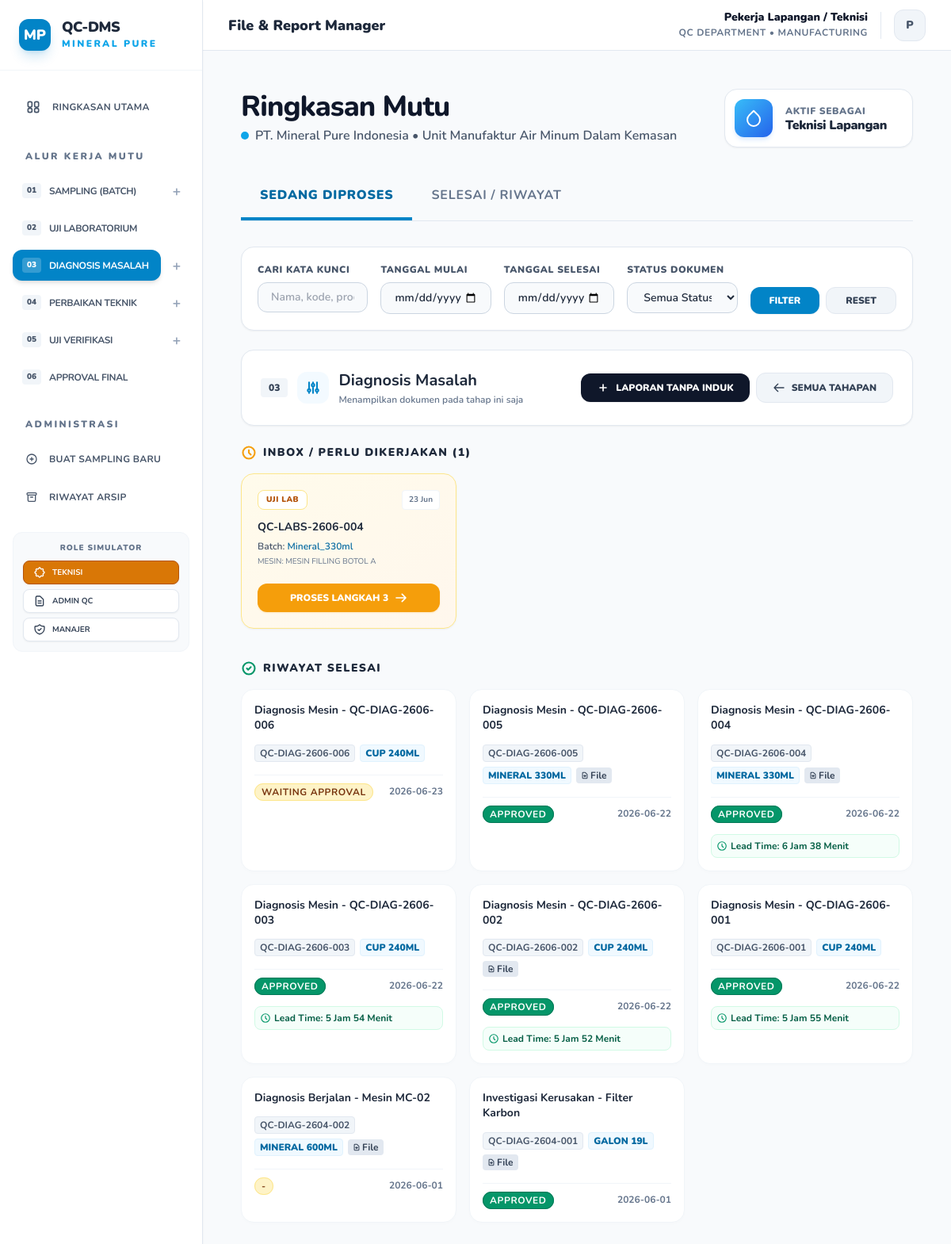
The page /index.php?filter=step3 on the database its author committed.
### tables this page shows
CREATE TABLE documents (
        id INTEGER PRIMARY KEY AUTOINCREMENT,
        no_dokumen TEXT UNIQUE,
        nama_dokumen TEXT,
        produk TEXT,
        jenis TEXT,
        tanggal TEXT,
        inspector TEXT,
        machine_id TEXT,
        admin_entry_name TEXT,
        status TEXT,
        status_mutu TEXT DEFAULT 'Passed',
        approval_status TEXT DEFAULT 'Waiting Approval',
        approved_by TEXT,
        link TEXT,
        deskripsi TEXT,
        folder_path TEXT,
        parent_doc_id INTEGER,
        ph TEXT,
        tds TEXT,
        kekeruhan TEXT,
        created_at DATETIME,
        approved_at DATETIME,
        archived_at DATETIME
    , file_path TEXT, external_link TEXT);

### index.php (the view, shortened to what the rows shown need)
<?php
require 'db.php';
$filter = $_GET['filter'] ?? null;
$status_filter = $_GET['status_filter'] ?? null;
$query = "SELECT * FROM documents WHERE 1=1";
$params = [];
if ($status_filter === 'Approved') {
    $query .= " AND (approval_status = 'Approved' OR status = 'Archived')";
} elseif ($status_filter === 'Pending') {
    $query .= " AND (status = 'Pending' OR approval_status = 'Waiting Approval')";
} elseif ($status_filter === 'Hold') {
    $query .= " AND (status = 'Hold' OR approval_status = 'Hold')";
} else {
    if ($filter == 'step6') {
        $query .= " AND status NOT IN ('Rejected')";
    } else {
        $query .= " AND status NOT IN ('Archived', 'Rejected')";
    }
}
if ($filter == 'waiting') {
    $query .= " AND approval_status = 'Waiting Approval'";
} elseif ($filter == 'step1') {
    $query .= " AND jenis = 'Catatan_Batch'";
} elseif ($filter == 'step2') {
    $query .= " AND jenis = 'Uji_Lab'";
} elseif ($filter == 'step3') {
    $query .= " AND jenis = 'Diagnosis_Mesin'";
} elseif ($filter == 'step4') {
    $query .= " AND jenis = 'Laporan_Perbaikan'";
} elseif ($filter == 'step5') {
    $query .= " AND jenis = 'Uji_Ulang'";
} elseif ($filter == 'step6') {
    $query .= " AND jenis = 'Approval_Manager'";
}
$query .= " ORDER BY tanggal DESC, id DESC";
$stmt = $pdo->prepare($query);
$stmt->execute($params);
$files = $stmt->fetchAll(PDO::FETCH_ASSOC);
$jenis_to_step = [
    'Catatan_Batch' => 'step1',
    'Uji_Lab' => 'step2',
    'Diagnosis_Mesin' => 'step3',
    'Laporan_Perbaikan' => 'step4',
    'Uji_Ulang' => 'step5',
    'Approval_Manager' => 'step6'
];
$pipeline_data = [
    'step1' => [],
    'step2' => [],
    'step3' => [],
    'step4' => [],
    'step5' => [],
    'step6' => []
];
foreach ($files as $file) {
    $s_key = $jenis_to_step[$file['jenis']] ?? null;
    if ($s_key) {
        $pipeline_data[$s_key][] = $file;
    }
}
?>
<!DOCTYPE html>
<html lang="id">
<head>
    <script src="https://cdn.tailwindcss.com"></script>
</head>
<body class="antialiased">
    <?php include 'sidebar.php'; ?>
    <div class="p-4 max-w-7xl mx-auto">
        <div class="mb-8 flex flex-col md:flex-row justify-between items-start md:items-center gap-6">
            <div>
                <h1 class="text-3xl md:text-4xl font-extrabold tracking-tight text-slate-900">Ringkasan Mutu</h1>
            </div>
        </div>
        <?php if ($filter && $filter !== 'waiting'):
            $step_info = $steps_config[$filter] ?? null;
            $step_files = $pipeline_data[$filter] ?? [];
        ?>
            <div class="mb-6 bg-white p-6 rounded-2xl border border-slate-200 shadow-sm flex flex-col sm:flex-row justify-between items-start sm:items-center gap-4">
                <div class="flex items-center gap-3">
                    <div>
                        <h2 class="text-xl font-bold text-slate-800"><?= $step_info['title'] ?></h2>
                    </div>
                </div>
            </div>
            <div class="grid grid-cols-1 md:grid-cols-2 lg:grid-cols-3 gap-4 mb-16">
                <?php if (empty($step_files)): ?>
                    <div class="col-span-full py-16 text-center bg-white rounded-2xl border border-slate-200 p-8">
                        <svg class="w-12 h-12 text-slate-300 mx-auto mb-3" fill="none" stroke="currentColor" viewBox="0 0 24 24" xmlns="http://www.w3.org/2000/svg">
                            <path stroke-linecap="round" stroke-linejoin="round" stroke-width="2" d="M9 12h6m-6 4h6m2 5H7a2 2 0 01-2-2V5a2 2 0 012-2h5.586a1 1 0 01.707.293l5.414 5.414a1 1 0 01.293.707V19a2 2 0 01-2 2z"></path>
                        </svg>
                        <p class="text-sm font-black text-slate-400 uppercase tracking-wider">Tidak ada dokumen di tahap ini</p>
                    </div>
                <?php else: ?>
                    <?php foreach ($step_files as $file): ?>
                        <?= renderDocumentCard($file, $pdo) ?>
                    <?php endforeach; ?>
                <?php endif; ?>
            </div>
        <?php endif; ?>
    </main>
    </div>
    </div>
</body>
</html>
<?php
function renderDocumentCard($file, $pdo) {
    ?>
    <a href="view.php?id=<?= $file['id'] ?>" class="doc-card">
        <p class="font-bold text-slate-800 text-sm leading-snug hover:text-sky-600 transition-colors">
            <?= htmlspecialchars($file['nama_dokumen']) ?>
        </p>
        <div class="flex flex-wrap items-center gap-1.5 mt-1.5">
            <span class="text-xs font-mono font-bold text-slate-600 bg-slate-100 px-1.5 py-0.5 rounded border border-slate-200">
                <?= htmlspecialchars($file['no_dokumen']) ?>
            </span>
            <span class="text-xs font-black text-sky-700 bg-sky-50 px-1.5 py-0.5 rounded uppercase border border-sky-100">
                <?= str_replace('_', ' ', $file['produk']) ?>
            </span>
            <?php if (!empty($file['file_path'])): ?>
                <span class="text-xs font-bold bg-slate-200 text-slate-700 px-1.5 py-0.5 rounded flex items-center gap-0.5">
                    File
                </span>
            <?php endif; ?>
        </div>
        <div class="flex items-center justify-between gap-2 mt-2 pt-2 border-t border-slate-100">
            <div>
                <?php
                if ($file['jenis'] == 'Diagnosis_Mesin' || $file['jenis'] == 'Approval_Manager') {
                    $status_app = $file['approval_status'] ?? 'Waiting Approval';
                    if ($status_app == 'Approved') {
                        $bg_class = 'bg-emerald-600 text-white border-emerald-700';
                    } elseif ($status_app == 'Rejected') {
                        $bg_class = 'bg-rose-600 text-white border-rose-700';
                    } elseif ($status_app == 'Hold') {
                        $bg_class = 'bg-amber-500 text-white border-amber-600';
                    } else {
                        $bg_class = 'bg-amber-100 text-amber-900 border-amber-200';
                    }
                    echo "<span class='px-2 py-0.5 border rounded-full text-xs font-bold uppercase tracking-wider $bg_class'>$status_app</span>";
                    $badge_shown = true;
                }
                ?>
            </div>
            <span class="text-xs font-bold text-slate-500">
                <?= htmlspecialchars($file['tanggal']) ?>
            </span>
        </div>
        <?php if ($file['jenis'] == 'Approval_Manager' && !empty($file['approved_at'])): ?>
            <div class="mt-1.5 p-1.5 bg-emerald-50/50 rounded-lg text-xs font-bold text-emerald-800 border border-emerald-100 flex items-center gap-1">
                <svg class="w-3.5 h-3.5 text-emerald-600 flex-shrink-0" fill="none" stroke="currentColor" viewBox="0 0 24 24" xmlns="http://www.w3.org/2000/svg">
                    <path stroke-linecap="round" stroke-linejoin="round" stroke-width="2" d="M12 8v4l3 3m6-3a9 9 0 11-18 0 9 9 0 0118 0z"></path>
                </svg>
                <span>Downtime: <?= getRepairDowntime($file, $pdo) ?></span>
            </div>
        <?php elseif (!empty($file['approved_at'])): ?>
            <div class="mt-1.5 p-1.5 bg-emerald-50/50 rounded-lg text-xs font-bold text-emerald-800 border border-emerald-100 flex items-center gap-1">
                <svg class="w-3.5 h-3.5 text-emerald-600 flex-shrink-0" fill="none" stroke="currentColor" viewBox="0 0 24 24" xmlns="http://www.w3.org/2000/svg">
                    <path stroke-linecap="round" stroke-linejoin="round" stroke-width="2" d="M12 8v4l3 3m6-3a9 9 0 11-18 0 9 9 0 0118 0z"></path>
                </svg>
                <span>Lead Time: <?= formatLeadTime($file['created_at'], $file['approved_at']) ?></span>
            </div>
        <?php endif; ?>
    </a>
    <?php
    return ob_get_clean();
}
?>

### rows shown on the page
documents: nama_dokumen "Diagnosis Mesin - QC-DIAG-2606-006", no_dokumen "QC-DIAG-2606-006", produk "CUP 240ML", approval_status "WAITING APPROVAL", tanggal "2026-06-23"
documents: nama_dokumen "Diagnosis Mesin - QC-DIAG-2606-005", no_dokumen "QC-DIAG-2606-005", produk "MINERAL 330ML", shows "File", approval_status "APPROVED", tanggal "2026-06-22"
documents: nama_dokumen "Diagnosis Mesin - QC-DIAG-2606-004", no_dokumen "QC-DIAG-2606-004", produk "MINERAL 330ML", shows "File", approval_status "APPROVED", tanggal "2026-06-22", created_at+approved_at "6 Jam 38 Menit"
documents: nama_dokumen "Diagnosis Mesin - QC-DIAG-2606-003", no_dokumen "QC-DIAG-2606-003", produk "CUP 240ML", approval_status "APPROVED", tanggal "2026-06-22", created_at+approved_at "5 Jam 54 Menit"
documents: nama_dokumen "Diagnosis Mesin - QC-DIAG-2606-002", no_dokumen "QC-DIAG-2606-002", produk "CUP 240ML", shows "File", approval_status "APPROVED", tanggal "2026-06-22", created_at+approved_at "5 Jam 52 Menit"
documents: nama_dokumen "Diagnosis Mesin - QC-DIAG-2606-001", no_dokumen "QC-DIAG-2606-001", produk "CUP 240ML", approval_status "APPROVED", tanggal "2026-06-22", created_at+approved_at "5 Jam 55 Menit"
documents: nama_dokumen "Diagnosis Berjalan - Mesin MC-02", no_dokumen "QC-DIAG-2604-002", produk "MINERAL 600ML", shows "File", approval_status "-", tanggal "2026-06-01"
documents: nama_dokumen "Investigasi Kerusakan - Filter Karbon", no_dokumen "QC-DIAG-2604-001", produk "GALON 19L", shows "File", approval_status "APPROVED", tanggal "2026-06-01"

### other values the page prints
$val['num'] "01"
$val['title'] "SAMPLING (BATCH)"
$val['num'] "02"
$val['title'] "UJI LABORATORIUM"
$val['num'] "03"
$val['title'] "DIAGNOSIS MASALAH"
$val['num'] "04"
$val['title'] "PERBAIKAN TEKNIK"
$val['num'] "05"
$val['title'] "UJI VERIFIKASI"
$val['num'] "06"
$val['title'] "APPROVAL FINAL"
$role_name "Pekerja Lapangan / Teknisi"
substr($role_name, 0, 1) "P"
$step_info['num'] "03"
